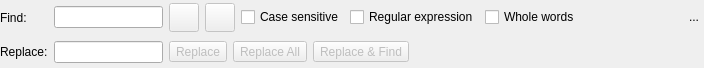
<?xml version="1.0" encoding="UTF-8"?>
<ui version="4.0">
 <class>FindReplaceWidget</class>
 <widget class="QWidget" name="FindReplaceWidget">
  <property name="geometry">
   <rect>
    <x>0</x>
    <y>0</y>
    <width>704</width>
    <height>68</height>
   </rect>
  </property>
  <property name="sizePolicy">
   <sizepolicy hsizetype="Preferred" vsizetype="Preferred">
    <horstretch>0</horstretch>
    <verstretch>0</verstretch>
   </sizepolicy>
  </property>
  <property name="windowTitle">
   <string>Form</string>
  </property>
  <layout class="QGridLayout" name="gridLayout">
   <property name="leftMargin">
    <number>0</number>
   </property>
   <property name="topMargin">
    <number>0</number>
   </property>
   <property name="rightMargin">
    <number>0</number>
   </property>
   <property name="bottomMargin">
    <number>0</number>
   </property>
   <item row="0" column="0">
    <widget class="QLabel" name="find_lbl">
     <property name="minimumSize">
      <size>
       <width>0</width>
       <height>0</height>
      </size>
     </property>
     <property name="text">
      <string>Find:</string>
     </property>
    </widget>
   </item>
   <item row="0" column="1">
    <widget class="QLineEdit" name="find_edt">
     <property name="clearButtonEnabled">
      <bool>true</bool>
     </property>
    </widget>
   </item>
   <item row="0" column="2">
    <layout class="QHBoxLayout" name="horizontalLayout">
     <item>
      <widget class="QToolButton" name="previous_tb">
       <property name="enabled">
        <bool>false</bool>
       </property>
       <property name="font">
        <font>
         <pointsize>8</pointsize>
        </font>
       </property>
       <property name="toolTip">
        <string>Find previous</string>
       </property>
       <property name="text">
        <string/>
       </property>
       <property name="icon">
        <iconset resource="../res/resources.qrc">
         <normaloff>:/icones/icones/anterior.png</normaloff>:/icones/icones/anterior.png</iconset>
       </property>
       <property name="iconSize">
        <size>
         <width>22</width>
         <height>22</height>
        </size>
       </property>
       <property name="shortcut">
        <string>Shift+F3</string>
       </property>
       <property name="toolButtonStyle">
        <enum>Qt::ToolButtonIconOnly</enum>
       </property>
      </widget>
     </item>
     <item>
      <widget class="QToolButton" name="next_tb">
       <property name="enabled">
        <bool>false</bool>
       </property>
       <property name="font">
        <font>
         <pointsize>8</pointsize>
        </font>
       </property>
       <property name="toolTip">
        <string>Find next</string>
       </property>
       <property name="text">
        <string/>
       </property>
       <property name="icon">
        <iconset resource="../res/resources.qrc">
         <normaloff>:/icones/icones/proximo.png</normaloff>:/icones/icones/proximo.png</iconset>
       </property>
       <property name="iconSize">
        <size>
         <width>22</width>
         <height>22</height>
        </size>
       </property>
       <property name="shortcut">
        <string>F3</string>
       </property>
       <property name="toolButtonStyle">
        <enum>Qt::ToolButtonIconOnly</enum>
       </property>
      </widget>
     </item>
     <item>
      <widget class="QCheckBox" name="case_sensitive_chk">
       <property name="sizePolicy">
        <sizepolicy hsizetype="Fixed" vsizetype="Fixed">
         <horstretch>0</horstretch>
         <verstretch>0</verstretch>
        </sizepolicy>
       </property>
       <property name="text">
        <string>Case sensitive</string>
       </property>
      </widget>
     </item>
     <item>
      <widget class="QCheckBox" name="regexp_chk">
       <property name="sizePolicy">
        <sizepolicy hsizetype="Fixed" vsizetype="Fixed">
         <horstretch>0</horstretch>
         <verstretch>0</verstretch>
        </sizepolicy>
       </property>
       <property name="text">
        <string>Regular expression</string>
       </property>
      </widget>
     </item>
     <item>
      <widget class="QCheckBox" name="all_words_chk">
       <property name="sizePolicy">
        <sizepolicy hsizetype="Fixed" vsizetype="Fixed">
         <horstretch>0</horstretch>
         <verstretch>0</verstretch>
        </sizepolicy>
       </property>
       <property name="text">
        <string>Whole words</string>
       </property>
      </widget>
     </item>
     <item>
      <spacer name="horizontalSpacer_2">
       <property name="orientation">
        <enum>Qt::Horizontal</enum>
       </property>
       <property name="sizeHint" stdset="0">
        <size>
         <width>98</width>
         <height>20</height>
        </size>
       </property>
      </spacer>
     </item>
     <item>
      <widget class="QToolButton" name="hide_tb">
       <property name="minimumSize">
        <size>
         <width>20</width>
         <height>20</height>
        </size>
       </property>
       <property name="maximumSize">
        <size>
         <width>20</width>
         <height>20</height>
        </size>
       </property>
       <property name="toolTip">
        <string>Hide this widget</string>
       </property>
       <property name="text">
        <string>...</string>
       </property>
       <property name="icon">
        <iconset resource="../res/resources.qrc">
         <normaloff>:/icones/icones/fechar1.png</normaloff>:/icones/icones/fechar1.png</iconset>
       </property>
       <property name="autoRaise">
        <bool>true</bool>
       </property>
      </widget>
     </item>
    </layout>
   </item>
   <item row="1" column="0">
    <widget class="QLabel" name="replace_lbl">
     <property name="minimumSize">
      <size>
       <width>0</width>
       <height>0</height>
      </size>
     </property>
     <property name="text">
      <string>Replace:</string>
     </property>
    </widget>
   </item>
   <item row="1" column="1">
    <widget class="QLineEdit" name="replace_edt">
     <property name="clearButtonEnabled">
      <bool>true</bool>
     </property>
    </widget>
   </item>
   <item row="1" column="2">
    <widget class="QWidget" name="replace_btns_parent" native="true">
     <property name="minimumSize">
      <size>
       <width>0</width>
       <height>0</height>
      </size>
     </property>
     <layout class="QHBoxLayout" name="horizontalLayout_3">
      <property name="leftMargin">
       <number>0</number>
      </property>
      <property name="topMargin">
       <number>0</number>
      </property>
      <property name="rightMargin">
       <number>0</number>
      </property>
      <property name="bottomMargin">
       <number>0</number>
      </property>
      <item>
       <layout class="QHBoxLayout" name="horizontalLayout_2">
        <item>
         <widget class="QToolButton" name="replace_tb">
          <property name="enabled">
           <bool>false</bool>
          </property>
          <property name="toolTip">
           <string>Replace one occurrence</string>
          </property>
          <property name="text">
           <string>Replace</string>
          </property>
          <property name="iconSize">
           <size>
            <width>20</width>
            <height>20</height>
           </size>
          </property>
          <property name="toolButtonStyle">
           <enum>Qt::ToolButtonTextBesideIcon</enum>
          </property>
         </widget>
        </item>
        <item>
         <widget class="QToolButton" name="replace_all_tb">
          <property name="enabled">
           <bool>false</bool>
          </property>
          <property name="toolTip">
           <string>Replace all occurrences</string>
          </property>
          <property name="text">
           <string>Replace All</string>
          </property>
          <property name="iconSize">
           <size>
            <width>20</width>
            <height>20</height>
           </size>
          </property>
          <property name="toolButtonStyle">
           <enum>Qt::ToolButtonTextBesideIcon</enum>
          </property>
         </widget>
        </item>
        <item>
         <widget class="QToolButton" name="replace_find_tb">
          <property name="enabled">
           <bool>false</bool>
          </property>
          <property name="toolTip">
           <string>Replace the selection and find the next one</string>
          </property>
          <property name="text">
           <string>Replace &amp;&amp; Find</string>
          </property>
          <property name="iconSize">
           <size>
            <width>20</width>
            <height>20</height>
           </size>
          </property>
          <property name="toolButtonStyle">
           <enum>Qt::ToolButtonTextBesideIcon</enum>
          </property>
         </widget>
        </item>
        <item>
         <spacer name="horizontalSpacer">
          <property name="orientation">
           <enum>Qt::Horizontal</enum>
          </property>
          <property name="sizeHint" stdset="0">
           <size>
            <width>40</width>
            <height>20</height>
           </size>
          </property>
         </spacer>
        </item>
       </layout>
      </item>
     </layout>
    </widget>
   </item>
  </layout>
 </widget>
 <tabstops>
  <tabstop>previous_tb</tabstop>
  <tabstop>next_tb</tabstop>
  <tabstop>case_sensitive_chk</tabstop>
  <tabstop>regexp_chk</tabstop>
  <tabstop>replace_tb</tabstop>
  <tabstop>replace_all_tb</tabstop>
  <tabstop>replace_find_tb</tabstop>
 </tabstops>
 <resources>
  <include location="../res/resources.qrc"/>
 </resources>
 <connections/>
</ui>
